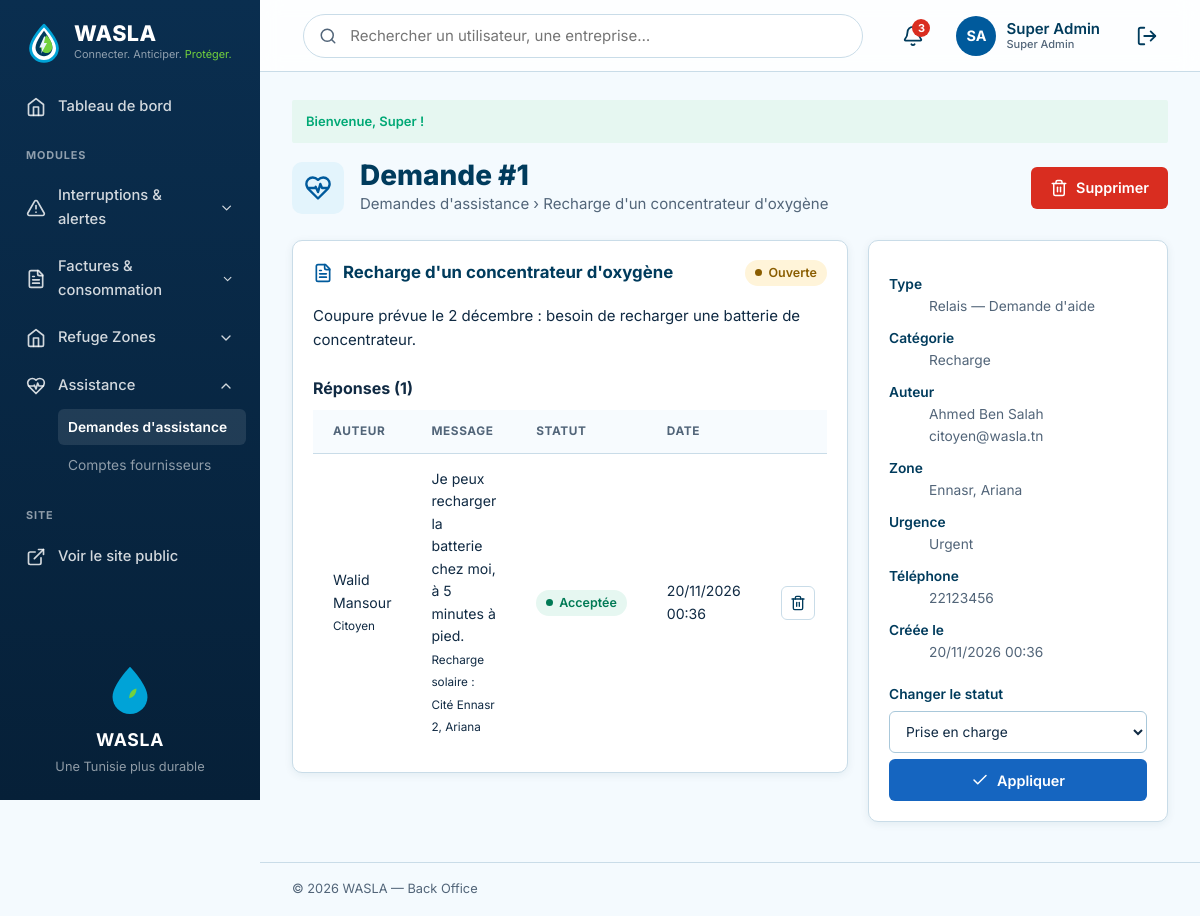
/index.php?action=admin-demande&id=1 (signed in), run on the app's committed database.
### tables this page shows
CREATE TABLE IF NOT EXISTS utilisateur (
    id_utilisateur     INT          NOT NULL AUTO_INCREMENT,
    nom                VARCHAR(50)  NOT NULL,
    prenom             VARCHAR(50)  NOT NULL,
    email              VARCHAR(150) NOT NULL,
    telephone          VARCHAR(20)  NULL,
    mot_de_passe       VARCHAR(255) NOT NULL,
    role               ENUM('citoyen','admin','steg','sonede','entreprise','fournisseur')
                                    NOT NULL DEFAULT 'citoyen',
    statut_compte      ENUM('actif','suspendu') NOT NULL DEFAULT 'actif',
    id_zone            INT          NULL,
    adresse            VARCHAR(255) NULL,
     
    nom_organisation   VARCHAR(100) NULL,                  
    matricule_fiscal   VARCHAR(20)  NULL,                  
    secteur_activite   VARCHAR(60)  NULL,                  
    specialite         ENUM('electricien','plombier','maintenance','solaire','hydraulique') NULL,   
    description        TEXT         NULL,
    compte_verifie     TINYINT(1)   NOT NULL DEFAULT 0,    
    note_moyenne       DECIMAL(2,1) NULL,                  
    date_inscription   DATETIME     NOT NULL DEFAULT CURRENT_TIMESTAMP,
    derniere_connexion DATETIME     NULL,
    PRIMARY KEY (id_utilisateur),
    UNIQUE KEY uq_utilisateur_email (email),
    UNIQUE KEY uq_utilisateur_matricule (matricule_fiscal),
    KEY idx_utilisateur_role (role),
    KEY idx_utilisateur_specialite_zone (specialite, id_zone),
    CONSTRAINT chk_utilisateur_note CHECK (note_moyenne IS NULL OR (note_moyenne >= 0 AND note_moyenne <= 5)),
    CONSTRAINT fk_utilisateur_zone FOREIGN KEY (id_zone)
        REFERENCES zone (id_zone) ON DELETE SET NULL ON UPDATE CASCADE
);

CREATE TABLE IF NOT EXISTS demande_assistance (
    id_demande     INT          NOT NULL AUTO_INCREMENT,
    id_utilisateur INT          NOT NULL,
    sens           ENUM('demande','offre') NOT NULL DEFAULT 'demande',
    categorie      ENUM('eau','recharge','electricite','generateur','hebergement','transport','aines','autre','sante') NOT NULL,  
    titre          VARCHAR(120) NOT NULL,
    description    TEXT         NOT NULL,
    id_zone        INT          NOT NULL,
    quartier       VARCHAR(100) NULL,
    urgence        ENUM('faible','moyenne','haute') NOT NULL DEFAULT 'moyenne',
    id_fournisseur INT          NULL,                      
    date_souhaitee DATE         NULL,
    creneau        ENUM('matin','apres_midi','soir') NULL,
    telephone      VARCHAR(20)  NULL,
    statut         ENUM('ouverte','prise_en_charge','resolue','annulee') NOT NULL DEFAULT 'ouverte',
    date_creation  DATETIME     NOT NULL DEFAULT CURRENT_TIMESTAMP,
    PRIMARY KEY (id_demande),
    KEY idx_demande_zone_statut (id_zone, statut),
    CONSTRAINT fk_demande_utilisateur FOREIGN KEY (id_utilisateur)
        REFERENCES utilisateur (id_utilisateur) ON DELETE CASCADE ON UPDATE CASCADE,
    CONSTRAINT fk_demande_zone FOREIGN KEY (id_zone)
        REFERENCES zone (id_zone) ON DELETE RESTRICT ON UPDATE CASCADE,
    CONSTRAINT fk_demande_fournisseur FOREIGN KEY (id_fournisseur)
        REFERENCES utilisateur (id_utilisateur) ON DELETE SET NULL ON UPDATE CASCADE
);

CREATE TABLE IF NOT EXISTS reponse (
    id_reponse      INT      NOT NULL AUTO_INCREMENT,
    id_demande      INT      NOT NULL,
    id_utilisateur  INT      NOT NULL,                    
    id_installation INT      NULL,                        
    message         TEXT     NOT NULL,
    statut          ENUM('proposee','acceptee','refusee') NOT NULL DEFAULT 'proposee',
    date_reponse    DATETIME NOT NULL DEFAULT CURRENT_TIMESTAMP,
    PRIMARY KEY (id_reponse),
    UNIQUE KEY uq_reponse_unique (id_demande, id_utilisateur),
    CONSTRAINT fk_reponse_demande FOREIGN KEY (id_demande)
        REFERENCES demande_assistance (id_demande) ON DELETE CASCADE ON UPDATE CASCADE,
    CONSTRAINT fk_reponse_utilisateur FOREIGN KEY (id_utilisateur)
        REFERENCES utilisateur (id_utilisateur) ON DELETE CASCADE ON UPDATE CASCADE,
    CONSTRAINT fk_reponse_installation FOREIGN KEY (id_installation)
        REFERENCES installation_solaire (id_installation) ON DELETE SET NULL ON UPDATE CASCADE
);

CREATE TABLE IF NOT EXISTS installation_solaire (
    id_installation       INT          NOT NULL AUTO_INCREMENT,
    id_utilisateur        INT          NOT NULL,          
    id_zone               INT          NOT NULL,
    adresse               VARCHAR(255) NOT NULL,
    puissance_kwc         DECIMAL(5,2) NOT NULL,
    capacite_batterie_kwh DECIMAL(5,2) NULL,
    places_recharge       TINYINT      NOT NULL DEFAULT 1,
    disponible            TINYINT(1)   NOT NULL DEFAULT 1,
    date_creation         DATETIME     NOT NULL DEFAULT CURRENT_TIMESTAMP,
    PRIMARY KEY (id_installation),
    CONSTRAINT chk_installation_puissance CHECK (puissance_kwc > 0),
    CONSTRAINT fk_installation_utilisateur FOREIGN KEY (id_utilisateur)
        REFERENCES utilisateur (id_utilisateur) ON DELETE CASCADE ON UPDATE CASCADE,
    CONSTRAINT fk_installation_zone FOREIGN KEY (id_zone)
        REFERENCES zone (id_zone) ON DELETE RESTRICT ON UPDATE CASCADE
);

CREATE TABLE IF NOT EXISTS zone (
    id_zone        INT          NOT NULL AUTO_INCREMENT,
    nom_zone       VARCHAR(100) NOT NULL,
    type_zone      ENUM('gouvernorat','delegation') NOT NULL DEFAULT 'gouvernorat',
    id_zone_parent INT          NULL,
    PRIMARY KEY (id_zone),
    UNIQUE KEY uq_zone_nom_parent (nom_zone, id_zone_parent),
    CONSTRAINT fk_zone_parent FOREIGN KEY (id_zone_parent)
        REFERENCES zone (id_zone) ON DELETE SET NULL ON UPDATE CASCADE
);

### views/backoffice/pages/assistance/demande.php (the view, shortened to what the rows shown need)
<?php
$statutBadge = ['ouverte' => 'warn', 'prise_en_charge' => 'info', 'resolue' => 'ok', 'annulee' => 'muted'];
$repBadge = ['proposee' => 'warn', 'acceptee' => 'ok', 'refusee' => 'muted'];
?>
        <div class="admin-page-head">
          <div class="admin-page-head__title">
            <div>
              <h1>Demande #<?= $demande->getIdDemande() ?></h1>
              <p><a href="<?= url('admin-demandes') ?>">Demandes d'assistance</a> › <?= e($demande->getTitre()) ?></p>
            </div>
          </div>
        </div>
        <div class="admin-form-layout">
          <section class="admin-card">
            <div class="admin-card__head">
              <h2 class="admin-card__title"><span data-icon="file-text"></span> <?= e($demande->getTitre()) ?></h2>
              <span class="admin-badge admin-badge--<?= $statutBadge[$demande->getStatut()] ?>"><?= e(DemandeAssistanceModel::STATUTS[$demande->getStatut()]) ?></span>
            </div>
            <div class="admin-card__body">
              <p style="white-space:pre-line;margin-top:0;"><?= e($demande->getDescription()) ?></p>
              <h3 style="margin:24px 0 8px;font-size:1rem;">Réponses (<?= count($reponses) ?>)</h3>
<?php if ($reponses === []): ?>
              <p class="admin-empty" style="text-align:start;padding:0;">Aucune réponse pour le moment.</p>
<?php else: ?>
              <div class="admin-table-wrap">
                <table class="admin-table">
                  <thead><tr><th>Auteur</th><th>Message</th><th>Statut</th><th>Date</th><th></th></tr></thead>
                  <tbody>
<?php foreach ($reponses as $r): ?>
                    <tr>
                      <td><?= e($r->getAuteurPrenom() . ' ' . $r->getAuteurNom()) ?><br><small><?= e(roleLabel((string) $r->getAuteurRole())) ?></small></td>
                      <td style="white-space:pre-line;"><?= e($r->getMessage()) ?><?= $r->getInstallationAdresse() ? "\n<small>Recharge solaire : " . e($r->getInstallationAdresse()) . '</small>' : '' ?></td>
                      <td><span class="admin-badge admin-badge--<?= $repBadge[$r->getStatut()] ?? 'muted' ?>"><?= e(ReponseModel::STATUTS[$r->getStatut()] ?? '') ?></span></td>
                      <td><?= e(dateFr($r->getDateReponse(), true)) ?></td>
                      <td>
                        <form method="post" action="<?= url('reponse-supprimer') ?>" data-confirm="Supprimer cette réponse ?">
                          <button class="admin-action admin-action--danger" type="submit" title="Supprimer" aria-label="Supprimer la réponse"><span data-icon="trash"></span></button>
                        </form>
                      </td>
                    </tr>
<?php endforeach; ?>
                  </tbody>
                </table>
              </div>
<?php endif; ?>
            </div>
          </section>
          <aside class="admin-card">
            <div class="admin-card__body admin-aside-note">
              <dl>
                <div><dt>Type</dt><dd><?= $demande->getCategorie() === DemandeAssistanceModel::CATEGORIE_SANTE ? 'Priorité santé (signalement)' : ($demande->getIdFournisseur() === null ? 'Relais — ' . e(DemandeAssistanceModel::SENS[$demande->getSens()]) : 'Intervention : ' . e($demande->getFournisseurNom() ?? '—')) ?></dd></div>
                <div><dt>Catégorie</dt><dd><?= e(DemandeAssistanceModel::TOUTES_CATEGORIES[$demande->getCategorie()] ?? '') ?></dd></div>
                <div><dt>Auteur</dt><dd><?= e($demande->getAuteurPrenom() . ' ' . $demande->getAuteurNom()) ?><?= $auteur ? '<br>' . e($auteur->getEmail()) : '' ?></dd></div>
                <div><dt>Zone</dt><dd><?= e(($demande->getQuartier() ? $demande->getQuartier() . ', ' : '') . $demande->getNomZone()) ?></dd></div>
<?php if ($demande->getSens() === 'demande'): ?>
                <div><dt>Urgence</dt><dd><?= e(DemandeAssistanceModel::URGENCES[$demande->getUrgence()] ?? '') ?></dd></div>
<?php endif; ?>
<?php if ($demande->getTelephone()): ?>
                <div><dt>Téléphone</dt><dd><?= e($demande->getTelephone()) ?></dd></div>
<?php endif; ?>
                <div><dt>Créée le</dt><dd><?= e(dateFr($demande->getDateCreation(), true)) ?></dd></div>
              </dl>
              <form class="admin-field" method="post" action="<?= url('demande-statut') ?>" style="margin-top:20px;">
                <label for="d-statut">Changer le statut</label>
                <select class="admin-select" id="d-statut" name="statut">
<?php foreach ($statutsPossibles as $s): ?>
                  <option value="<?= e($s) ?>"><?= e(DemandeAssistanceModel::STATUTS[$s]) ?></option>
<?php endforeach; ?>
                </select>
                <button class="admin-btn admin-btn--primary" type="submit"><span data-icon="check"></span> Appliquer</button>
              </form>
            </div>
          </aside>
        </div>
<?php
require __DIR__ . '/../../layout.php';

### views/backoffice/partials/header.php (shortened to what the rows shown need)
      <header class="admin-topbar">
        <div class="admin-topbar__actions">
<?php $adminUser = AuthController::currentUser(); ?>
          <a class="admin-profile" href="<?= url(profilRoute($adminUser) ?? 'mon-compte') ?>" aria-label="Mon compte">
            <span class="admin-avatar"><?= e(initials($adminUser)) ?></span>
            <span class="admin-profile__name"><?= e($adminUser->getPrenom() . ' ' . $adminUser->getNom()) ?><small class="admin-profile__role"><?= e(roleLabel($adminUser->getRole())) ?></small></span>
          </a>
        </div>
      </header>

### data on the page
utilisateur: initials($adminUser) "SA", $adminUser->getPrenom() . ' ' . $adminUser->getNom() "Super Admin", role "Super Admin"
demande_assistance: id_demande "1", titre "Recharge d'un concentrateur d'oxygène", statut "Ouverte", description "Coupure prévue le 2 décembre : besoin de recharger une batterie de concentrateur.", sens "Demande d'aide", categorie "Recharge", id_utilisateur.nom "Ahmed Ben Salah", quartier.nom_zone "Ennasr, Ariana", urgence "Urgent", telephone "22123456", date_creation "20/11/2026 00:36", statut "Prise en charge"
reponse: id_utilisateur.nom "Walid Mansour", id_utilisateur.role "Citoyen", message "Je peux recharger la batterie chez moi, à 5 minutes à pied.", id_installation.adresse "Cité Ennasr 2, Ariana", statut "Acceptée", date_reponse "20/11/2026 00:36"
utilisateur: email "citoyen@wasla.tn"

### other printed values
$group['label'] "Interruptions & alertes"
$group['label'] "Factures & consommation"
$group['label'] "Refuge Zones"
$group['label'] "Assistance"
$label "Demandes d'assistance"
$label "Comptes fournisseurs"
$flash['message'] "Bienvenue, Super !"
